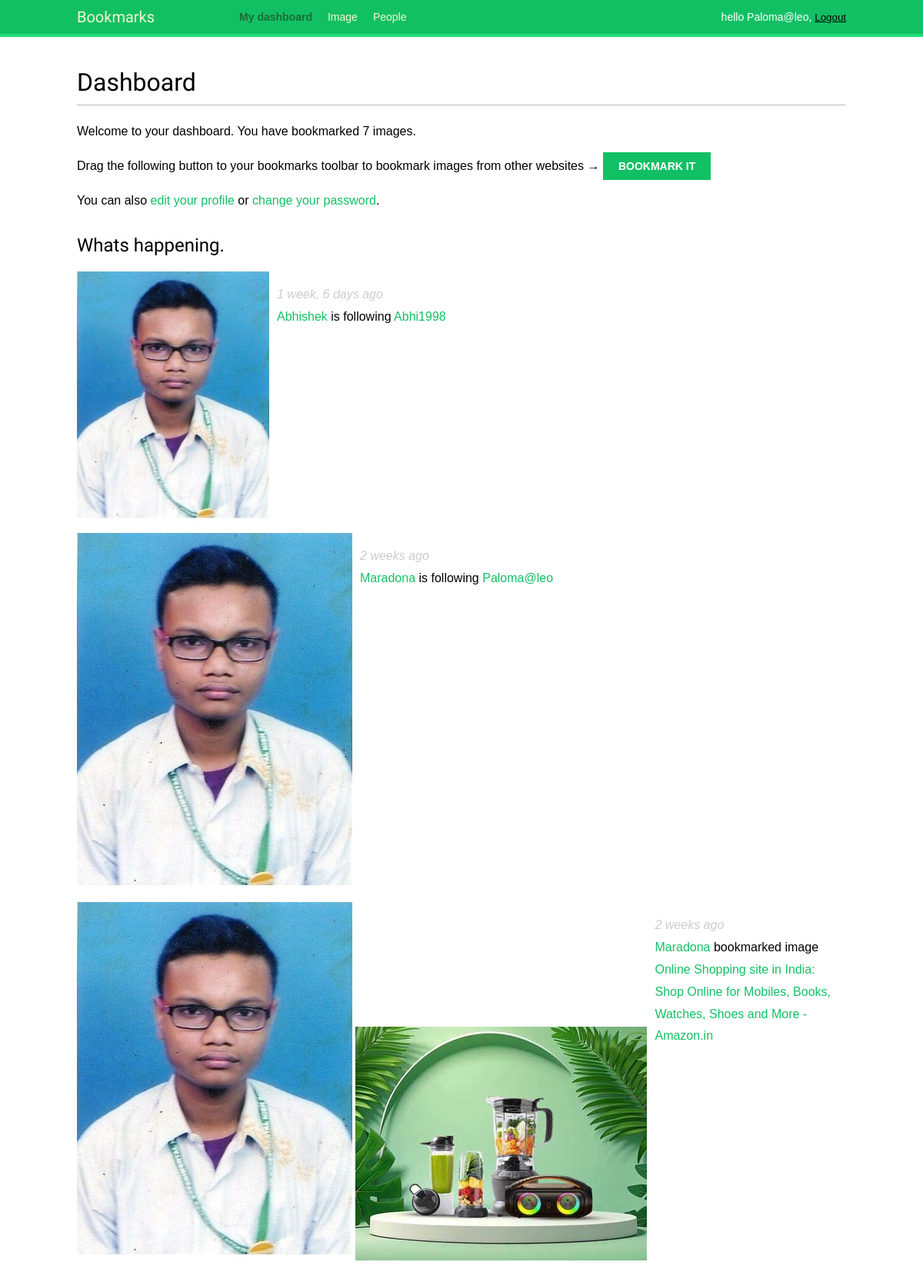
Screenshot of /account/ (signed in) with the database file from the repository.
### actions/models.py (models this page shows)
class Action(models.Model):
    user = models.ForeignKey('auth.User',
                             related_name='actions',
                             on_delete=models.CASCADE)
    verb = models.CharField(max_length=255)
    created = models.DateTimeField(auto_now_add=True)
    target_ct = models.ForeignKey(ContentType,
                                  blank=True,
                                  null=True,
                                  related_name='target_obj',
                                  on_delete=models.CASCADE)
    target_id = models.PositiveIntegerField(null=True,
                                            blank=True)
    target = GenericForeignKey('target_ct','target_id')
    class Meta:
        indexes = [
            models.Index(fields=['-created']),
            models.Index(fields=['target_ct','target_id']),
        ]
        ordering=['-created']

### images/models.py (models this page shows, shortened)
class Image(models.Model):
    user = models.ForeignKey(settings.AUTH_USER_MODEL,
                             related_name='images_created',
                             on_delete=models.CASCADE)
    users_like = models.ManyToManyField(settings.AUTH_USER_MODEL,
                                       related_name='images_liked',
                                       blank=True)
    title = models.CharField(max_length=200)
    slug = models.SlugField(max_length=200,
                            blank=True)
    url = models.URLField(max_length=2000)
    image = models.ImageField(upload_to='images/%Y/%m/%d/')
    description = models.TextField(blank=True)
    created = models.DateField(auto_now_add=True)
    total_likes = models.PositiveIntegerField(default=0)
    class Meta:
        indexes = [
            models.Index(fields=['-created']),
            models.Index(fields=['-total_likes']),
        ]
        ordering = ['-created']
    def get_absolute_url(self):
        return reverse('images:detail', args=[self.id,self.slug])
    def __str__(self):
        return self.title

### account/views.py (the view)
# urls.py: path('',views.dashboard,name='dashboard'),
@login_required
def dashboard(request):
    actions = Action.objects.exclude(user=request.user)
    following_ids = request.user.following.values_list('id',flat=True)
    if following_ids:
        actions = actions.filter(user_id__in=following_ids)
    actions = actions.select_related('user','user__profile').prefetch_related('target')[:10]
    return render(
        request,
        'account/dashboard.html',
        {
            'section' : 'dashboard',
            'actions':   actions
        }
    )

### account/templates/account/dashboard.html (shortened to what this page needs)
{% extends "base.html" %}
{% block content %}
  <h1>Dashboard</h1>
  {% with total_images_created=request.user.images_created.count %}
    <p>Welcome to your dashboard. You have bookmarked {{ total_images_created }} image{{ total_images_created|pluralize }}.</p>
  {% endwith %}
  <p>Drag the following button to your bookmarks toolbar to bookmark images from other websites → <a href="javascript:{% include "bookmarklet_launcher.js"%}" class="button">Bookmark it</a></p>
  <p>You can also <a href="{% url "edit" %}">edit your profile</a> or <a href="{% url "password_change" %}">change your password</a>.</p>
  <h2>Whats happening.</h2>
  <div id="action-list">
    {% for action in actions %}
        {% include "actions/action/detail.html" %}
    {% endfor %}
  </div>
{% endblock %}

### account/templates/base.html (shortened to what this page needs)
{% load static %}
<!DOCTYPE html>
<html>
    <head>
        <link  href="{% static "css/base.css" %}" rel="stylesheet">
    </head>
    <body>
        <div id="header">
        <span class="logo">Bookmarks</span>
        {% if request.user.is_authenticated %}
           <ul class="menu">
           <li {% if section == "dashboard"  %}class="selected"{% endif %}>
            <a href="{% url "dashboard" %}">My dashboard</a>
            </li>
           <li {% if section == "image" %}class="selected"{% endif %}>
            <a href="{% url "images:list" %}">Image</a>
            </li>
           <li {% if section == "people" %}class="selected"{% endif %}>
            <a href="{% url "user_list" %}">People</a>
           </li>
           </ul>
        {% endif %}
        <span class="user">
          {% if request.user.is_authenticated %}
             hello {{ request.user.firstname | default:request.user.username }},
             <form  action="{% url 'logout' %}" method="post" style="display: inline;">
               <button type="submit" style="border: none; background: none; padding: 0; text-decoration: underline; cursor: pointer;">Logout</button>
            </form>
          {% else %}
             <a href="{% url "login" %}">Login</a>
          {% endif %}
        </span>
        </div>
        <div id="content">
        {% block content %}
        {% endblock %}
        </div>
    </body>
</html>

### actions/templates/actions/action/detail.html
{% load thumbnail %}
{% with user=action.user profile=action.user.profile %}
<div class="action">
  <div class="images">
    {% if profile.photo %}
      {% thumbnail user.profile.photo "80x80" crop="100%" as im %}
      <a href="{{ user.get_absolute_url }}">
        <img src="{{ im.url }}" alt="{{ user.get_full_name }}"
         class="item-img">
      </a>
    {% endif %}
    {% if action.target %}
      {% with target=action.target %}
        {% if target.image %}
          {% thumbnail target.image "80x80" crop="100%" as im %}
          <a href="{{ target.get_absolute_url }}">
            <img src="{{ im.url }}" class="item-img">
          </a>
        {% endif %}
      {% endwith %}
    {% endif %}
  </div>
  <div class="info">
    <p>
      <span class="date">{{ action.created|timesince }} ago</span>
      <br />
      <a href="{{ user.get_absolute_url }}">
        {{ user.first_name }}
      </a>
      {{ action.verb }}
      {% if action.target %}
        {% with target=action.target %}
          <a href="{{ target.get_absolute_url }}">{{ target }}</a>
        {% endwith %}
      {% endif %}
    </p>
  </div>
</div>
{% endwith %}

### account/static/css/base.css (style rules this page uses)
body { margin:0; padding:0; font-family:helvetica, sans-serif; }
p { line-height: 1.8; }
a { color:#12c064; text-decoration:none; }
h1, h2, h3, h4, h5 , h6 { font-family: 'Muli', sans-serif; font-weight:normal; }
h1 { border-bottom:1px solid #bbb; padding:0 0 10px 0; margin:10px 0 20px 0; }
h2 { margin:30px 0 20px; }
#header { padding:10px 100px; font-size:14px; background:#12c064; color:#fff; border-bottom:4px solid #1cdf78; overflow:auto; }
#header .logo { font-family: 'Muli', sans-serif; float:left; color:#f3f7cc; font-size:20px; margin-right:10%; }
#header ul.menu { list-style:none; float:left; margin:0; padding:0; }
#header ul.menu li { float:left; padding:4px 10px; }
#header ul.menu li.selected a, #header ul.menu li.selected a:hover { color:#1b6d32; font-weight:bold; }
#header a { color:#f3f7cc; }
#header .user { float:right; padding-top:4px; }
#content { padding:30px 100px; }
form { overflow:auto; }
input[type=submit], a.button { font-weight:bold; background:#12c064; color:#fff; padding:10px 20px; font-size:14px; text-transform:uppercase; }
.action { clear:both; overflow:auto; }
.action .images { float:left; margin:0 10px 10px 0; }
.action .date { font-style:italic; color:#ccc; }

### rows the page displays
Action: shows a picture, created "1 week, 6 days", user.first_name "Abhishek", verb "is following", target "Abhi1998"
Action: created "2 weeks", user.first_name "Maradona", verb "is following", target "Paloma@leo"
Action: created "2 weeks", user.first_name "Maradona", verb "bookmarked image", target "Online Shopping site in India: Shop Online for Mobiles, Books, Watches, Shoes and More - Amazon.in"

### other values shown
{{ request.user.firstname | default:request.user.username }} "Paloma@leo"
{{ total_images_created }} "7"
